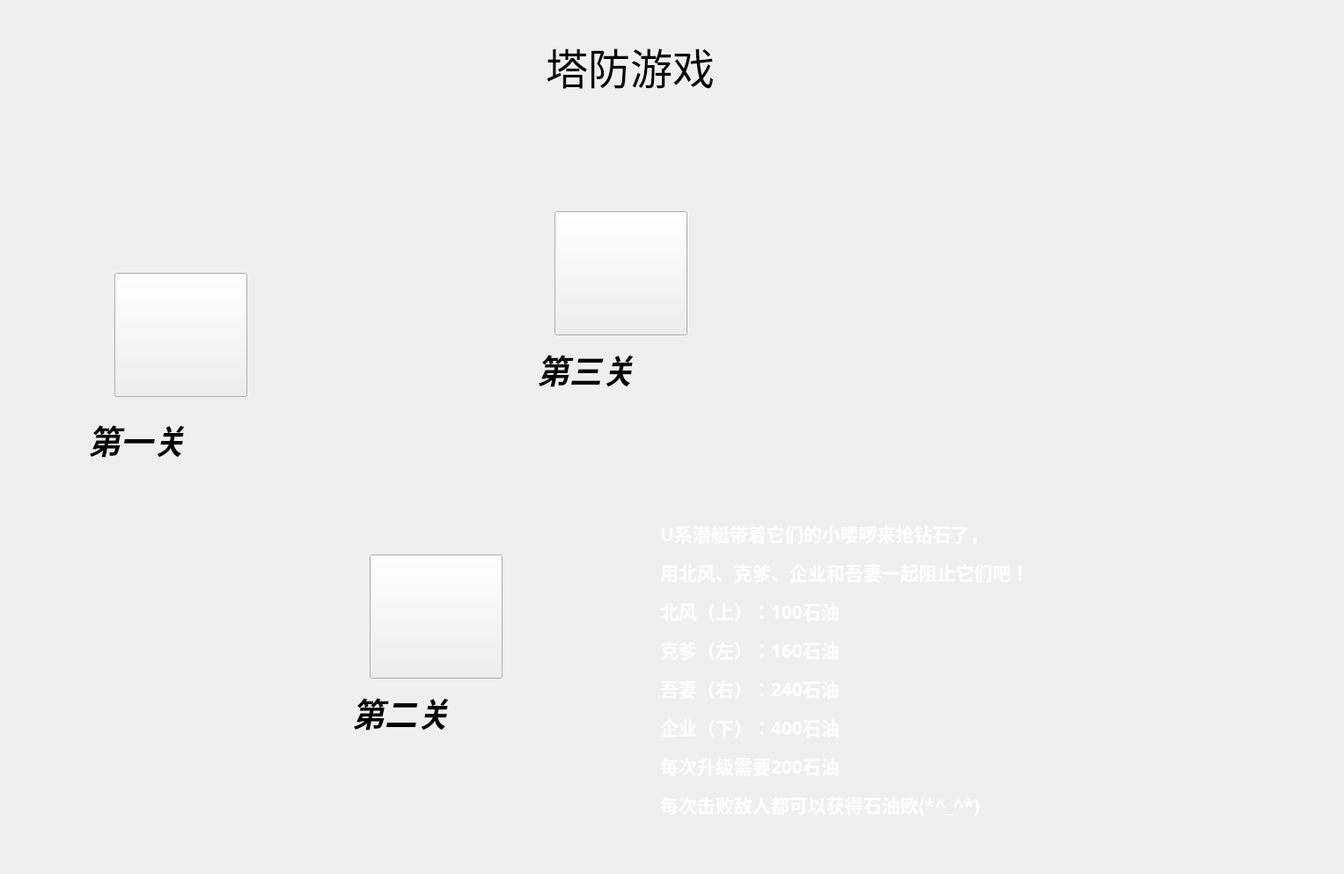
<?xml version="1.0" encoding="UTF-8"?>
<ui version="4.0">
 <class>StartFrom</class>
 <widget class="QWidget" name="StartFrom">
  <property name="geometry">
   <rect>
    <x>0</x>
    <y>0</y>
    <width>1527</width>
    <height>993</height>
   </rect>
  </property>
  <property name="windowTitle">
   <string>Form</string>
  </property>
  <property name="styleSheet">
   <string notr="true">border-image: url(:/image/beijing.jpg);</string>
  </property>
  <widget class="QPushButton" name="pushButton">
   <property name="geometry">
    <rect>
     <x>130</x>
     <y>310</y>
     <width>151</width>
     <height>141</height>
    </rect>
   </property>
   <property name="styleSheet">
    <string notr="true">border-image: url(:/image/direntubiao.png);</string>
   </property>
   <property name="text">
    <string/>
   </property>
   <property name="iconSize">
    <size>
     <width>200</width>
     <height>200</height>
    </size>
   </property>
  </widget>
  <widget class="QPushButton" name="pushButton_2">
   <property name="geometry">
    <rect>
     <x>420</x>
     <y>630</y>
     <width>151</width>
     <height>141</height>
    </rect>
   </property>
   <property name="styleSheet">
    <string notr="true">border-image: url(:/image/direntubiao.png);</string>
   </property>
   <property name="text">
    <string/>
   </property>
  </widget>
  <widget class="QLabel" name="label">
   <property name="geometry">
    <rect>
     <x>620</x>
     <y>40</y>
     <width>291</width>
     <height>71</height>
    </rect>
   </property>
   <property name="font">
    <font>
     <family>站酷高端黑</family>
     <pointsize>36</pointsize>
    </font>
   </property>
   <property name="styleSheet">
    <string notr="true">border-image: url(:/image/海洋地图块.png);</string>
   </property>
   <property name="text">
    <string>塔防游戏</string>
   </property>
  </widget>
  <widget class="QPushButton" name="pushButton_3">
   <property name="geometry">
    <rect>
     <x>630</x>
     <y>240</y>
     <width>151</width>
     <height>141</height>
    </rect>
   </property>
   <property name="styleSheet">
    <string notr="true">border-image: url(:/image/direntubiao.png);</string>
   </property>
   <property name="text">
    <string/>
   </property>
   <property name="autoRepeatInterval">
    <number>100</number>
   </property>
  </widget>
  <widget class="QLabel" name="label_2">
   <property name="geometry">
    <rect>
     <x>750</x>
     <y>560</y>
     <width>641</width>
     <height>401</height>
    </rect>
   </property>
   <property name="font">
    <font>
     <family>站酷高端黑</family>
     <pointsize>36</pointsize>
    </font>
   </property>
   <property name="styleSheet">
    <string notr="true">border-image: url(:/image/海洋地图块.png);</string>
   </property>
   <property name="text">
    <string>&lt;html&gt;&lt;head/&gt;&lt;body&gt;&lt;p&gt;&lt;span style=&quot; font-size:16pt; font-weight:600; color:#ffffff;&quot;&gt;U系潜艇带着它们的小喽啰来抢钻石了，&lt;/span&gt;&lt;/p&gt;&lt;p&gt;&lt;span style=&quot; font-size:16pt; font-weight:600; color:#ffffff;&quot;&gt;用北风、克爹、企业和吾妻一起阻止它们吧！&lt;/span&gt;&lt;/p&gt;&lt;p&gt;&lt;span style=&quot; font-size:16pt; font-weight:600; color:#ffffff;&quot;&gt;北风（上）：100石油&lt;/span&gt;&lt;/p&gt;&lt;p&gt;&lt;span style=&quot; font-size:16pt; font-weight:600; color:#ffffff;&quot;&gt;克爹（左）：160石油&lt;/span&gt;&lt;/p&gt;&lt;p&gt;&lt;span style=&quot; font-size:16pt; font-weight:600; color:#ffffff;&quot;&gt;吾妻（右）：240石油&lt;/span&gt;&lt;/p&gt;&lt;p&gt;&lt;span style=&quot; font-size:16pt; font-weight:600; color:#ffffff;&quot;&gt;企业（下）：400石油&lt;/span&gt;&lt;/p&gt;&lt;p&gt;&lt;span style=&quot; font-size:16pt; font-weight:600; color:#ffffff;&quot;&gt;每次升级需要200石油&lt;/span&gt;&lt;/p&gt;&lt;p&gt;&lt;span style=&quot; font-size:16pt; font-weight:600; color:#ffffff;&quot;&gt;每次击败敌人都可以获得石油欧(*^_^*)&lt;/span&gt;&lt;/p&gt;&lt;/body&gt;&lt;/html&gt;</string>
   </property>
  </widget>
  <widget class="QLabel" name="label_3">
   <property name="geometry">
    <rect>
     <x>100</x>
     <y>460</y>
     <width>181</width>
     <height>81</height>
    </rect>
   </property>
   <property name="font">
    <font>
     <family>站酷高端黑</family>
     <pointsize>36</pointsize>
    </font>
   </property>
   <property name="styleSheet">
    <string notr="true">border-image: url(:/image/海洋地图块.png);</string>
   </property>
   <property name="text">
    <string>&lt;html&gt;&lt;head/&gt;&lt;body&gt;&lt;p&gt;&lt;span style=&quot; font-size:28pt; font-weight:600; font-style:italic;&quot;&gt;第一关&lt;/span&gt;&lt;/p&gt;&lt;/body&gt;&lt;/html&gt;</string>
   </property>
  </widget>
  <widget class="QLabel" name="label_5">
   <property name="geometry">
    <rect>
     <x>400</x>
     <y>770</y>
     <width>181</width>
     <height>81</height>
    </rect>
   </property>
   <property name="font">
    <font>
     <family>站酷高端黑</family>
     <pointsize>36</pointsize>
    </font>
   </property>
   <property name="styleSheet">
    <string notr="true">border-image: url(:/image/海洋地图块.png);</string>
   </property>
   <property name="text">
    <string>&lt;html&gt;&lt;head/&gt;&lt;body&gt;&lt;p&gt;&lt;span style=&quot; font-size:28pt; font-weight:600; font-style:italic;&quot;&gt;第二关&lt;/span&gt;&lt;/p&gt;&lt;/body&gt;&lt;/html&gt;</string>
   </property>
  </widget>
  <widget class="QLabel" name="label_6">
   <property name="geometry">
    <rect>
     <x>610</x>
     <y>380</y>
     <width>181</width>
     <height>81</height>
    </rect>
   </property>
   <property name="font">
    <font>
     <family>站酷高端黑</family>
     <pointsize>36</pointsize>
    </font>
   </property>
   <property name="styleSheet">
    <string notr="true">border-image: url(:/image/海洋地图块.png);</string>
   </property>
   <property name="text">
    <string>&lt;html&gt;&lt;head/&gt;&lt;body&gt;&lt;p&gt;&lt;span style=&quot; font-size:28pt; font-weight:600; font-style:italic;&quot;&gt;第三关&lt;/span&gt;&lt;/p&gt;&lt;/body&gt;&lt;/html&gt;</string>
   </property>
  </widget>
 </widget>
 <resources/>
 <connections/>
</ui>
